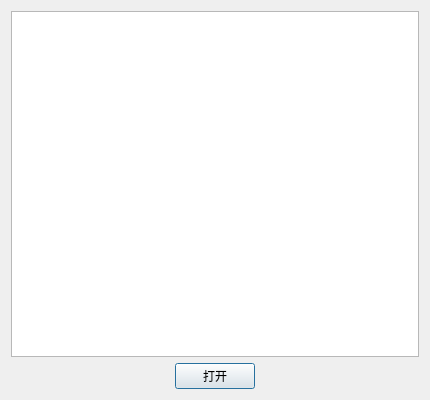
<?xml version="1.0" encoding="UTF-8"?>
<ui version="4.0">
 <class>Dialog</class>
 <widget class="QDialog" name="Dialog">
  <property name="geometry">
   <rect>
    <x>0</x>
    <y>0</y>
    <width>430</width>
    <height>400</height>
   </rect>
  </property>
  <property name="windowTitle">
   <string>机器人文件列表</string>
  </property>
  <layout class="QVBoxLayout" name="verticalLayout">
   <item>
    <widget class="QListWidget" name="listWidget"/>
   </item>
   <item>
    <layout class="QHBoxLayout" name="horizontalLayout">
     <item>
      <spacer name="horizontalSpacer">
       <property name="orientation">
        <enum>Qt::Horizontal</enum>
       </property>
       <property name="sizeHint" stdset="0">
        <size>
         <width>40</width>
         <height>20</height>
        </size>
       </property>
      </spacer>
     </item>
     <item>
      <widget class="QPushButton" name="pushButton">
       <property name="text">
        <string>打开</string>
       </property>
      </widget>
     </item>
     <item>
      <spacer name="horizontalSpacer_2">
       <property name="orientation">
        <enum>Qt::Horizontal</enum>
       </property>
       <property name="sizeHint" stdset="0">
        <size>
         <width>40</width>
         <height>20</height>
        </size>
       </property>
      </spacer>
     </item>
    </layout>
   </item>
  </layout>
 </widget>
 <resources/>
 <connections/>
</ui>
